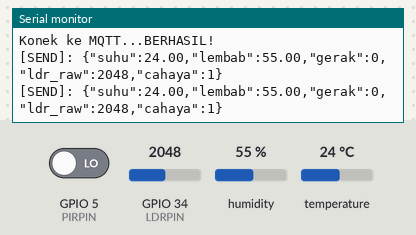
Simulated run of this sketch. Board: ESP32. Parts: the last lines printed to the serial monitor. Inputs (shaded band) come from the test bench; at power-on: humidity 55 %, GPIO 34 (LDRPIN) = 2048, GPIO 5 (PIRPIN) LOW, temperature 24 °C. WiFi joins after 1.5 s; servers stay silent unless stated; random numbers use the default seed unless the sketch sets one; no MQTT or app messages arrive unless stated.

Above: at 2.7 s.
2.8 s: humidity set to 22 %
At 4.1 s:
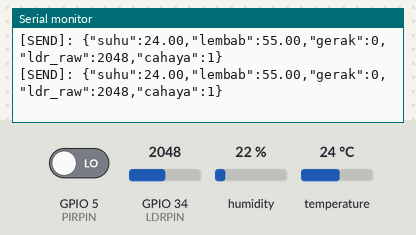
4.3 s: GPIO 34 (LDRPIN) set to 1460
At 5.7 s:
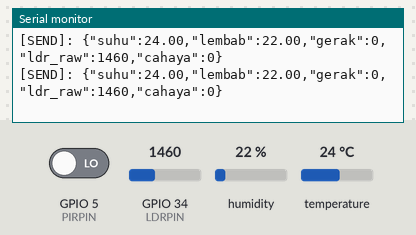
5.8 s: GPIO 5 (PIRPIN) driven HIGH
At 6.9 s:
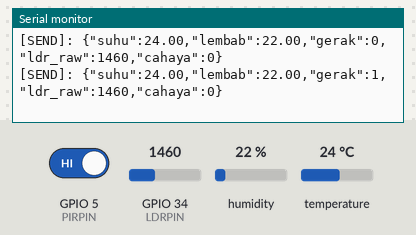
7.3 s: temperature set to 12 °C
At 8.7 s:
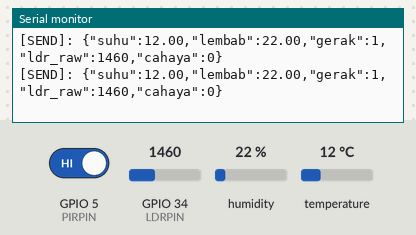
8.8 s: GPIO 34 (LDRPIN) set to 1540
At 10.1 s:
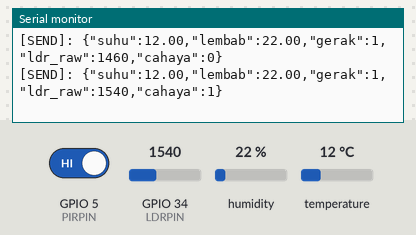
10.3 s: GPIO 5 (PIRPIN) driven LOW
At 11.0 s:
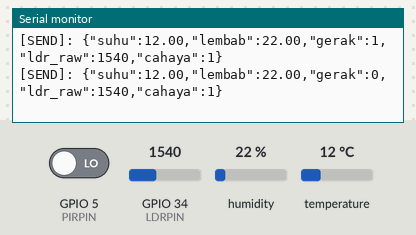
Timing chart, 0 to 12.8 s (numbered marks = the images above; inputs shaded):
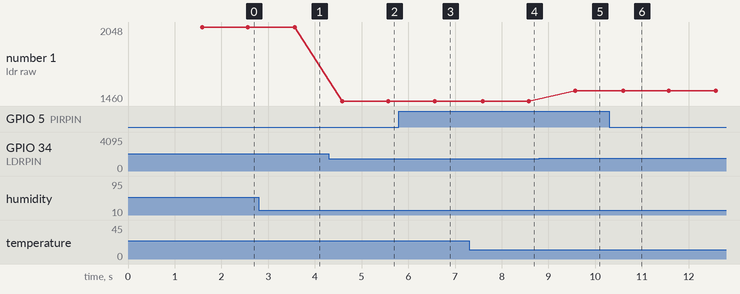

The sketch:

final.ino
```cpp
#include <WiFi.h>
#include <PubSubClient.h>
#include <DHT.h>

// --- KONFIGURASI WIFI ---
const char* ssid = "ssid name";
const char* password = "your pasword";

// --- KONFIGURASI MQTT ---
const char* mqtt_server = "broker.emqx.io";
const int mqtt_port = 1883;
// [PENTING] GANTI BAGIAN 'NIM_LU' JADI NIM ATAU NAMA UNIK BIAR GAK BENTROK
const char* mqtt_topic = "proyek/it/semester5/sensor/galaxy_unique";

// --- KONFIGURASI PIN ---
#define DHTPIN 4
#define PIRPIN 5
#define LDRPIN 34
#define DHTTYPE DHT11

// Batas cahaya (Sesuaikan setelah alat terpasang benar)
#define BATAS_CAHAYA 1500

DHT dht(DHTPIN, DHTTYPE);
WiFiClient espClient;
PubSubClient client(espClient);

unsigned long lastMsg = 0;
#define MSG_INTERVAL 1000

void setup_wifi() {
  delay(10);
  Serial.println();
  Serial.print("Menghubungkan ke WiFi: ");
  Serial.println(ssid);

  WiFi.mode(WIFI_STA);
  WiFi.begin(ssid, password);

  int percobaan = 0;
  while (WiFi.status() != WL_CONNECTED) {
    delay(500);
    Serial.print(".");
    percobaan++;
    if (percobaan > 20) {
      Serial.println("\n[!] WiFi Timeout. Cek Password/Hotspot.");
      percobaan = 0;
    }
  }

  Serial.println("\n[*] WiFi Terhubung!");
  Serial.print("IP: ");
  Serial.println(WiFi.localIP());
}

void reconnect() {
  while (!client.connected()) {
    Serial.print("Konek ke MQTT...");
    String clientId = "ESP32-" + String(random(0xffff), HEX);

    if (client.connect(clientId.c_str())) {
      Serial.println("BERHASIL!");
    } else {
      Serial.print("Gagal, rc=");
      Serial.print(client.state());
      Serial.println(" coba lagi 5 detik");
      delay(5000);
    }
  }
}

void setup() {
  Serial.begin(115200);

  // Set Pin Mode
  pinMode(PIRPIN, INPUT);
  // Khusus Pin 34-39 di ESP32 itu input only & gak ada internal pullup
  // Jadi WAJIB rangkaian resistor eksternal buat LDR
  pinMode(LDRPIN, INPUT);

  dht.begin();
  setup_wifi();
  client.setServer(mqtt_server, mqtt_port);
}

void loop() {
  if (WiFi.status() != WL_CONNECTED) setup_wifi();
  if (!client.connected()) reconnect();
  client.loop();

  unsigned long now = millis();
  if (now - lastMsg > MSG_INTERVAL) {
    lastMsg = now;

    // --- 1. BACA SENSOR ---
    float suhu = dht.readTemperature();
    float hum = dht.readHumidity();
    int gerak = digitalRead(PIRPIN);
    int nilaiLDR = analogRead(LDRPIN);

    // Error Handling DHT
    if (isnan(suhu) || isnan(hum)) {
      suhu = 0; hum = 0;
      Serial.println("[!] Gagal baca DHT! Cek kabel.");
    }

    // --- 2. LOGIKA LDR ---
    // Logika: Nilai Analog Tinggi = Terang (Tergantung rangkaian resistor lu)
    // Cek serial monitor, kalau terang nilainya naik atau turun? Sesuaikan.
    int statusCahaya = (nilaiLDR > BATAS_CAHAYA) ? 1 : 0;

    // --- 3. KIRIM DATA ---
    // Format JSON
    String jsonOutput = "{";
    jsonOutput += "\"suhu\":" + String(suhu) + ",";
    jsonOutput += "\"lembab\":" + String(hum) + ",";
    jsonOutput += "\"gerak\":" + String(gerak) + ",";
    jsonOutput += "\"ldr_raw\":" + String(nilaiLDR) + ",";
    jsonOutput += "\"cahaya\":" + String(statusCahaya);
    jsonOutput += "}";

    Serial.print("[SEND]: ");
    Serial.println(jsonOutput);

    char msg[200];
    jsonOutput.toCharArray(msg, 200);
    client.publish(mqtt_topic, msg);
  }
}
```

Measured:
- after the input at 4.3 s, the serial monitor: prints a new line after 0.29 s (image 2)
- after the input at 5.8 s, the serial monitor: prints a new line after 0.77 s (image 3)
- after the input at 7.3 s, the serial monitor: prints a new line after 0.30 s (image 4)
- after the input at 8.8 s, the serial monitor: prints a new line after 0.78 s (image 5)
- after the input at 10.3 s, the serial monitor: prints a new line after 0.30 s (image 6)
- plotted number 1: 2048 → 1460 after the input at 4.3 s, 1460 → 1540 after the input at 8.8 s
